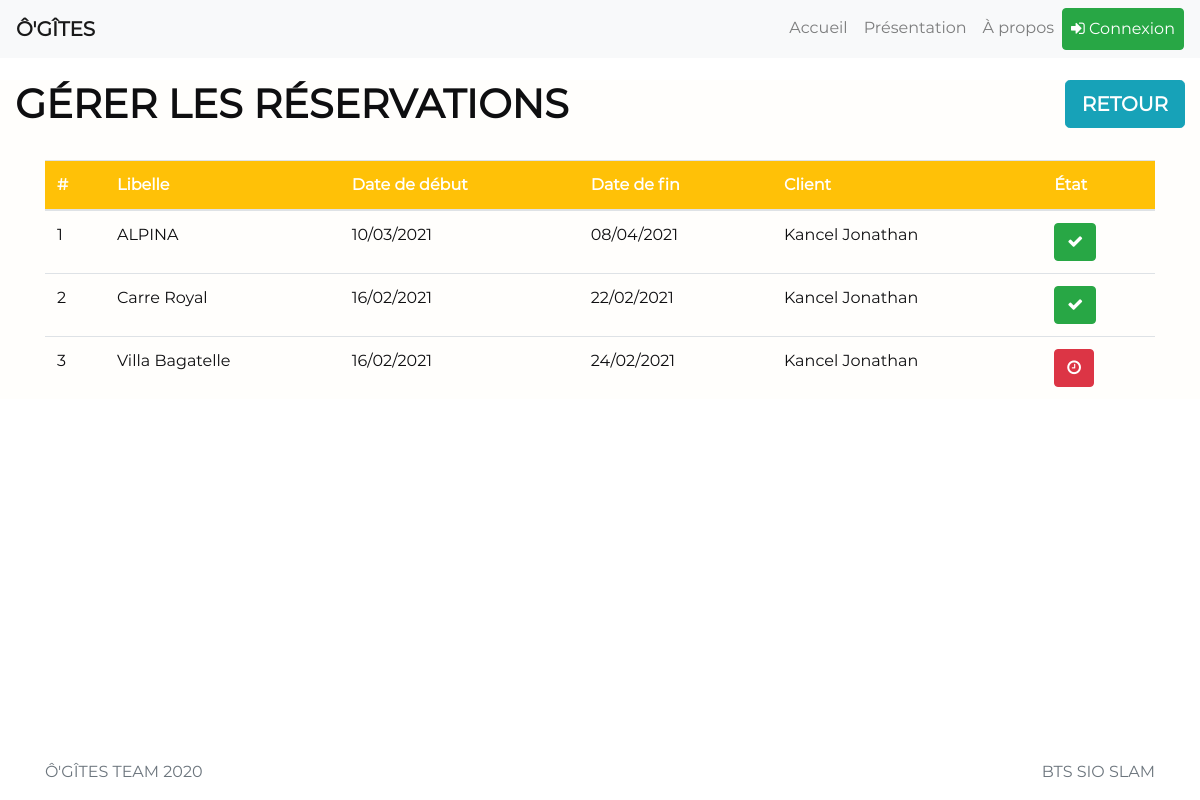
Before: /admin/gerer_reserv.php with the older database file.
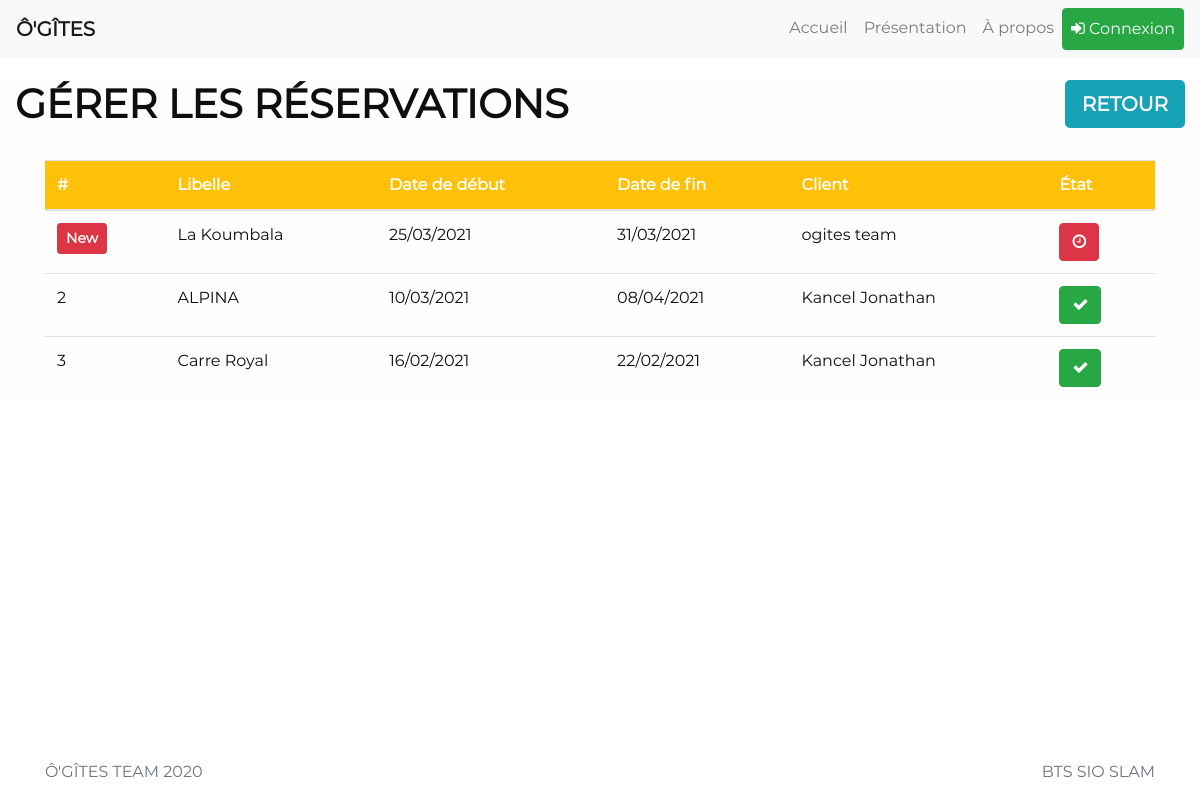
After: the same page with the newer database file.
### tables this page shows
CREATE TABLE `reservation` (
  `id_reservation` int(11) NOT NULL,
  `libelle` text NOT NULL,
  `date_debut` date NOT NULL,
  `date_fin` date NOT NULL,
  `nb_personnes` int(11) NOT NULL,
  `date_reserv` date DEFAULT NULL,
  `id_gites` int(11) NOT NULL,
  `id_users` int(11) NOT NULL,
  `etat_reservation` int(11) NOT NULL
);

CREATE TABLE `gites` (
  `id_gites` int(11) NOT NULL,
  `createur` int(11) NOT NULL,
  `libelle` text NOT NULL,
  `description` text NOT NULL,
  `localisation` text NOT NULL,
  `link_url` text NOT NULL,
  `nb_personnes_max` int(11) NOT NULL,
  `prix_nuit` int(11) NOT NULL
);

CREATE TABLE `users` (
  `id_users` int(11) NOT NULL,
  `pseudo` text NOT NULL,
  `nom` text NOT NULL,
  `prenom` text NOT NULL,
  `email` text NOT NULL,
  `tel` int(11) NOT NULL,
  `mdp` text NOT NULL,
  `date_inscription` date NOT NULL,
  `id_categorie` int(11) NOT NULL
);

### login-system/config.php (called while the page is built, shortened)
<?php
    function bd_connect() {
            try
        {
            $bdd = new PDO('mysql:host=localhost;dbname=ogites2;charset=utf8', 'root', '', array(PDO::ATTR_ERRMODE => PDO::ERRMODE_EXCEPTION));
            return $bdd;
        }
        catch(Exeption $e)
        {
            die('Erreur : ' . $e->getMessage());
        }
    }
    $pdo = bd_connect();
    ?>
    <?php
    function dateFR($date)
    {
      $date = explode('-', $date);
      $date = array_reverse($date);
      $date = implode('/', $date);
      return $date;
    }
    function requete($requete)
    {
        global $pdo;
        $def_type = explode(" ", $requete);
        $type_req = $def_type[0];
        if ($type_req == "SELECT")
        {
            $Myresult = $pdo->query($requete);
            $Myresult->setFetchMode(PDO::FETCH_ASSOC);
            $response = $Myresult->fetch();
            return $response;
        }
        else {
            $response = $pdo->exec($requete);
        }
    }
    function toFetch($requete)
    {
        global $pdo;
        $Myresult = $pdo->query($requete);
        $Myresult->setFetchMode(PDO::FETCH_ASSOC);
        return $Myresult;
    }
    function toCount($requete)
    {
        $Myresult = toFetch($requete);
        $nb_result = $Myresult->rowCount();
        return $nb_result;
    }
?>

### admin/gerer_reserv.php (the view, shortened to what the changed rows need)
<?php
    require_once 'head.php';
?>
<main role="main" class="flex-shrink-0">
    <div class="container-fluid" id="index">
        <h1 style="float: left;"><strong>GÉRER LES RÉSERVATIONS</strong></h1>
        <div class="container">
            <?php
            $SQLParam = "SELECT * FROM reservation ORDER BY date_debut DESC";
            $Myresult = toFetch($SQLParam);
            $nb_reserv = toCount($SQLParam);
            if ($nb_reserv > 0)
            {
            ?>
            <br>
            <table class="table table-hover" style="width: 100%;">
                <thead>
                    <tr class="bg-warning">
                        <th class="white">#</th>
                        <th class="white">Libelle</th>
                        <th class="white">Date de début</th>
                        <th class="white">Date de fin</th>
                        <th class="white">Client</th>
                        <th class="white">État</th>
                    </tr>
                </thead>
                <tbody>
                    <?php
                    $xc = 1;
                    while ($info_reserv = $Myresult->fetch())
                    {
                    ?>
                    <tr>
                        <td>
                            <?php
                                $datejour = date("Y-m-d");
                                if ($info_reserv["date_reserv"] == $datejour)
                                {
                                    echo "<button class='btn btn-danger btn-sm'>"
                                    . "<strong class='white'>New</strong>"
                                    . "</button>";
                                }
                                else
                                {
                                    echo $xc;
                                }
                            ?>
                        </td>
                        <?php
                        $id_gites = $info_reserv["id_gites"];
                        $SQLParam2 = "SELECT * FROM gites WHERE id_gites = $id_gites";
                        $info_gites = requete($SQLParam2);
                        $libelle_gite = $info_gites["libelle"];
                        ?>
                        <td><?php echo $libelle_gite ?></td>
                        <td><?php echo datefr($info_reserv["date_debut"]) ?></td>
                        <td><?php echo datefr($info_reserv["date_fin"]) ?></td>
                        <?php
                        $id_users = $info_reserv["id_users"];
                        $SQLParam3 = "SELECT * FROM users WHERE id_users = $id_users";
                        $info_users = requete($SQLParam3);
                        $nom_prenom_user = $info_users["nom"] . " " . $info_users["prenom"];
                        ?>
                        <td><?php echo $nom_prenom_user ?></td>
                        <td>
                            <?php
                            $etat_reservation = $info_reserv["etat_reservation"];
                            if ($etat_reservation == 1)
                            {
                            ?>
                            <button class="btn btn-success"><i class="fa fa-check white"></i></button>
                            <?php
                            }
                            else
                            {
                            ?>
                            <button class="btn btn-danger"><i class="fa fa-clock-o white"></i></button>
                            <?php
                            }
                            ?>
                        </td>
                    </tr>
                    <?php
                        $xc++;
                    }
                    ?>
                </tbody>
            </table>
            <?php
            }
            else
            {
            ?>
            <h3 align="center">Aucune réservation dans la base de données.</h3>
            <?php
            }
            ?>
        </div>
    </div>
</main>
<?php
	require_once '../javascripts.php';
	require_once '../footer.php';
?>

Changed rows visible on the page:
removed reservation: id_gites.libelle "Villa Bagatelle", date_debut "16/02/2021", date_fin "24/02/2021", id_users.prenom "Kancel Jonathan", etat_reservation 0 (drawn)
added reservation: date_reserv "New", id_gites.libelle "La Koumbala", date_debut "25/03/2021", date_fin "31/03/2021", id_users.prenom "ogites team", etat_reservation 0 (drawn)
